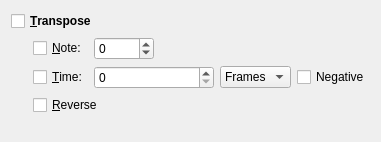
     <widget class="QWidget" name="Transpose">
      <attribute name="title">
       <string>&amp;Transpose</string>
      </attribute>
      <layout class="QGridLayout">
       <item row="0" column="0" colspan="6">
        <widget class="QCheckBox" name="TransposeCheckBox">
         <property name="font">
          <font>
           <weight>75</weight>
           <bold>true</bold>
          </font>
         </property>
         <property name="toolTip">
          <string>Transpose selected events</string>
         </property>
         <property name="text">
          <string>&amp;Transpose</string>
         </property>
        </widget>
       </item>
       <item row="1" column="0">
        <spacer>
         <property name="orientation">
          <enum>Qt::Horizontal</enum>
         </property>
         <property name="sizeType">
          <enum>QSizePolicy::Fixed</enum>
         </property>
         <property name="sizeHint" stdset="0">
          <size>
           <width>16</width>
           <height>20</height>
          </size>
         </property>
        </spacer>
       </item>
       <item row="1" column="1">
        <widget class="QCheckBox" name="TransposeNoteCheckBox">
         <property name="text">
          <string>&amp;Note:</string>
         </property>
        </widget>
       </item>
       <item row="1" column="2">
        <widget class="QSpinBox" name="TransposeNoteSpinBox">
         <property name="minimumSize">
          <size>
           <width>60</width>
           <height>0</height>
          </size>
         </property>
         <property name="toolTip">
          <string>Transpose note</string>
         </property>
         <property name="minimum">
          <number>-64</number>
         </property>
         <property name="maximum">
          <number>64</number>
         </property>
        </widget>
       </item>
       <item row="1" column="3" colspan="3">
        <spacer>
         <property name="orientation">
          <enum>Qt::Horizontal</enum>
         </property>
         <property name="sizeHint" stdset="0">
          <size>
           <width>16</width>
           <height>20</height>
          </size>
         </property>
        </spacer>
       </item>
       <item row="2" column="1">
        <widget class="QCheckBox" name="TransposeTimeCheckBox">
         <property name="text">
          <string>&amp;Time:</string>
         </property>
        </widget>
       </item>
       <item row="2" column="2" colspan="2">
        <widget class="qtractorTimeSpinBox" name="TransposeTimeSpinBox">
         <property name="minimumSize">
          <size>
           <width>120</width>
           <height>0</height>
          </size>
         </property>
         <property name="toolTip">
          <string>Transpose time</string>
         </property>
        </widget>
       </item>
       <item row="2" column="4">
        <widget class="QComboBox" name="TransposeFormatComboBox">
         <property name="toolTip">
          <string>Transpose time format</string>
         </property>
         <item>
          <property name="text">
           <string>Frames</string>
          </property>
         </item>
         <item>
          <property name="text">
           <string>Time</string>
          </property>
         </item>
         <item>
          <property name="text">
           <string>BBT</string>
          </property>
         </item>
        </widget>
       </item>
       <item row="2" column="5" colspan="2">
        <widget class="QCheckBox" name="TransposeTimeNegativeCheckBox">
         <property name="text">
          <string>Negative</string>
         </property>
        </widget>
       </item>
       <item row="3" column="1" colspan="3">
        <widget class="QCheckBox" name="TransposeReverseCheckBox">
         <property name="text">
          <string>&amp;Reverse</string>
         </property>
        </widget>
       </item>
       <item row="4" column="1" colspan="5">
        <spacer>
         <property name="orientation">
          <enum>Qt::Vertical</enum>
         </property>
         <property name="sizeHint" stdset="0">
          <size>
           <width>20</width>
           <height>16</height>
          </size>
         </property>
        </spacer>
       </item>
      </layout>
     </widget>
